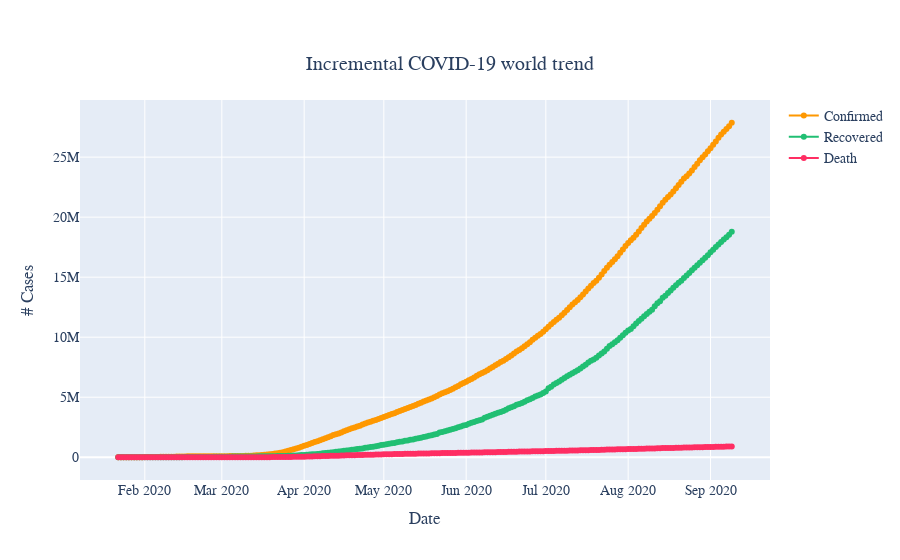

Notebook source saved alongside this figure:
### Markdown cell above
<div style="font-family:'Fira Sans Condensed';font-size:20px;">    
    <h4>COVID-19 world trend since January 22, 2020</h4> 
</div>

### Code cell
# Color palettes
# cnf = '#393e46'
# dth = '#ff2e63'
# rec = '#21bf73'
# act = '#fe9801'

trace_confirmed = go.Scatter(
        x = confirmed["Date"],
        y = confirmed["Confirmed"],
        line = dict(color=act, width=2),
        name = 'Confirmed',
        mode = 'lines+markers'
    )
trace_recovered = go.Scatter(
        x = recovered["Date"],
        y = recovered["Recovered"],
        name = 'Recovered',
        line = dict(color=rec, width=2),
        mode = 'lines+markers'
    )

trace_death = go.Scatter(
        x = deaths["Date"],
        y = deaths["Deaths"],
        name = 'Death',
        line = dict(color=dth, width=2),
        mode = 'lines+markers'
    )

layout = go.Layout(title=dict(text='Incremental COVID-19 world trend', xanchor='center', yanchor='top', y=0.9, x=0.5),
                   font=dict(size=14),
                   font_family="PT Sans Narrow",
                   height=600,
                   xaxis=dict(title='Date'),
                   yaxis=dict(title='# Cases'))

fig = go.Figure(data=[trace_confirmed, trace_recovered, trace_death], layout=layout)
fig.show()

### Figure 1 — Plotly figure (JSON) as saved in the notebook; plotly's stock layout.template omitted (floating-point values rounded to 4 significant figures; data arrays with more than 128 entries replaced by an {"elided": "..."} marker saying what was removed)
{"data": [{"line": {"color": "#fe9801", "width": 2}, "mode": "lines+markers", "name": "Confirmed", "type": "scatter", "x": {"elided": "232 str values"}, "y": {"elided": "232 int values"}}, {"line": {"color": "#21bf73", "width": 2}, "mode": "lines+markers", "name": "Recovered", "type": "scatter", "x": {"elided": "232 str values"}, "y": {"elided": "232 int values"}}, {"line": {"color": "#ff2e63", "width": 2}, "mode": "lines+markers", "name": "Death", "type": "scatter", "x": {"elided": "232 str values"}, "y": {"elided": "232 int values"}}], "layout": {"autosize": true, "font": {"family": "PT Sans Narrow", "size": 14}, "title": {"text": "Incremental COVID-19 world trend", "x": 0.5, "xanchor": "center", "y": 0.9, "yanchor": "top"}, "xaxis": {"autorange": true, "range": ["2020-01-08 10:51:44.0285", "2020-09-22 13:08:15.9715"], "title": {"text": "Date"}, "type": "date"}, "yaxis": {"autorange": true, "range": [-1861000.0, 29730000.0], "title": {"text": "# Cases"}, "type": "linear"}}}
